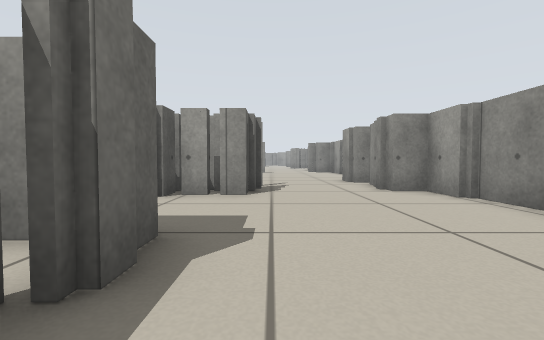
[1] (above)

24 first-person views from a walk through a Stage world. The camera is 0.4 m above the floor, tilts 2° down and sees 90° across. Floor lines are 1 m apart. The floor is counted in squares, 0.5 m on a side. Each view is taken from the middle of a square. On the plan, view 1 faces up. The plan holds only what a view shows up to about 10 squares ahead; the rest is blank. Robots are left out.

[2]
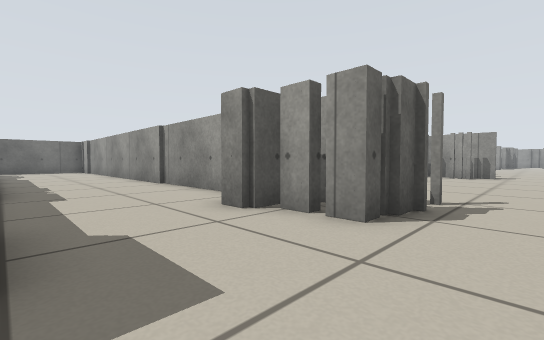

[3]
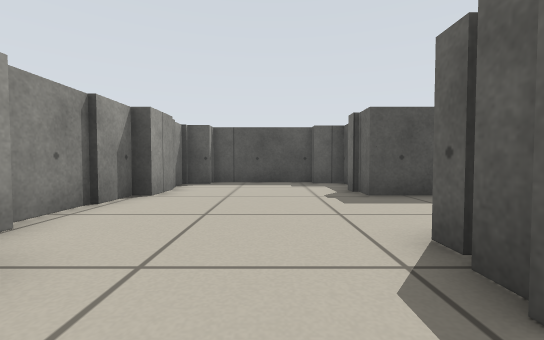

[4]
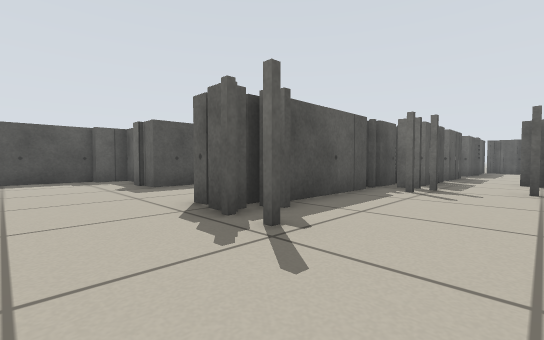

[5]
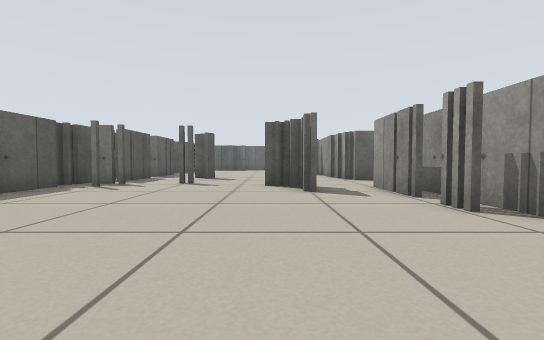

[6]
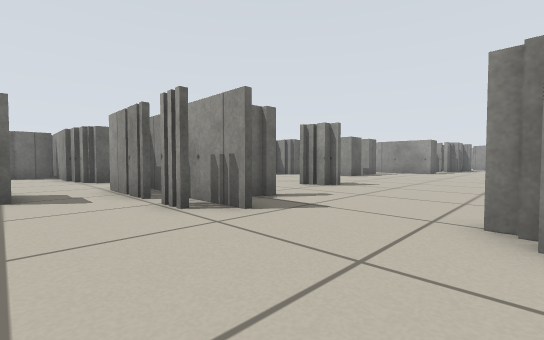

[7]
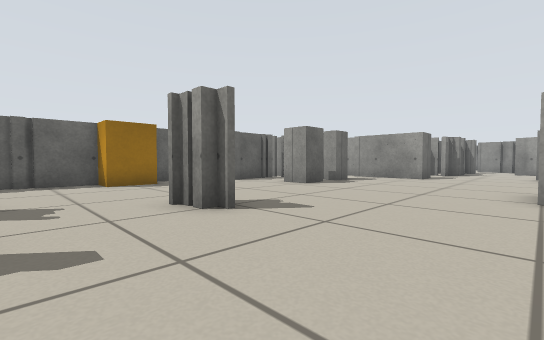

[8]
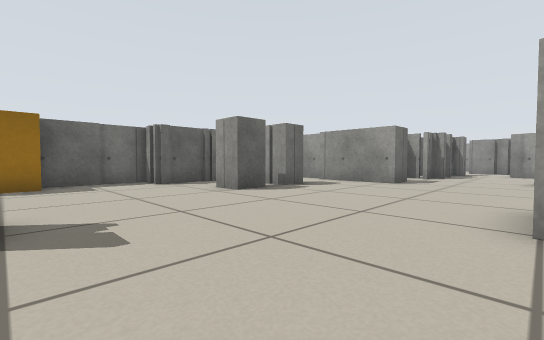

[9]
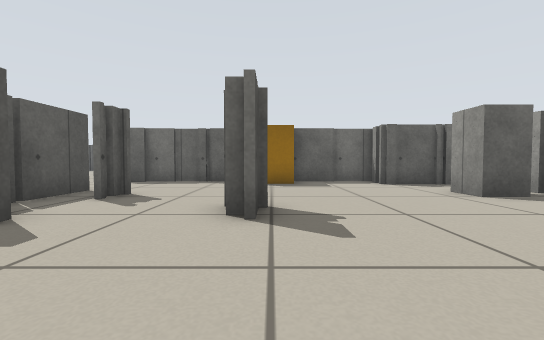

[10]
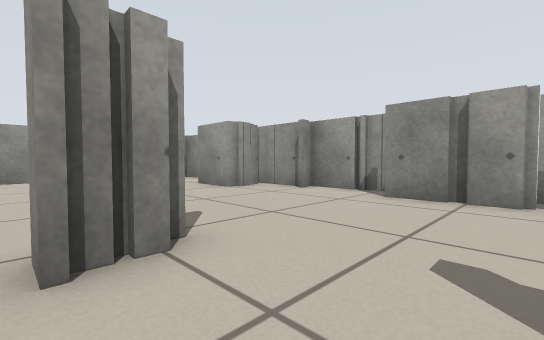

[11]
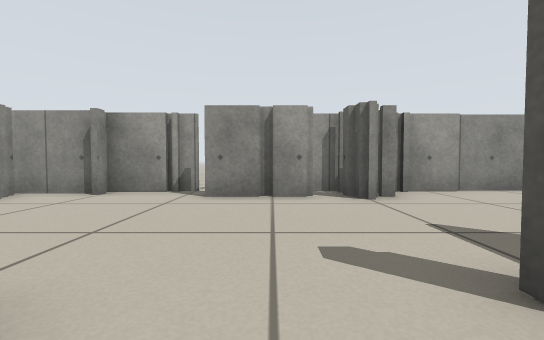

[12]
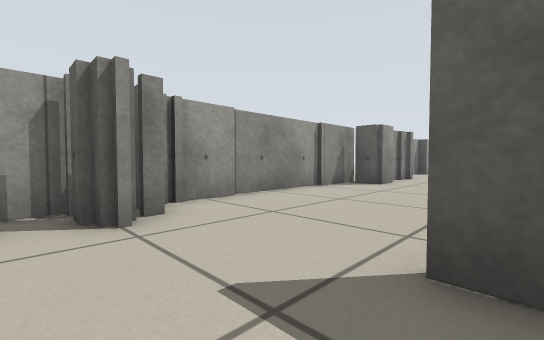

[13]
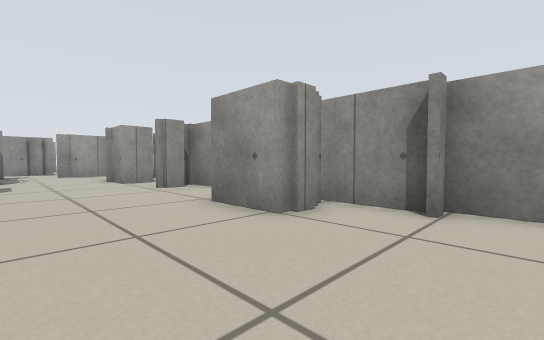

[14]
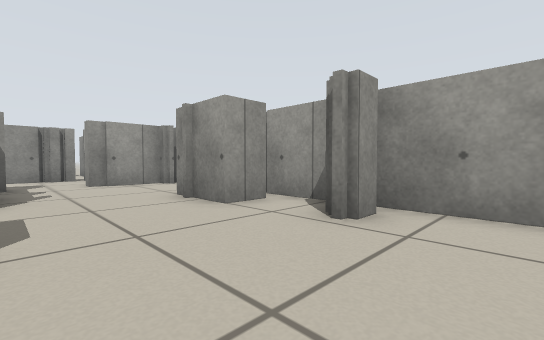

[15]
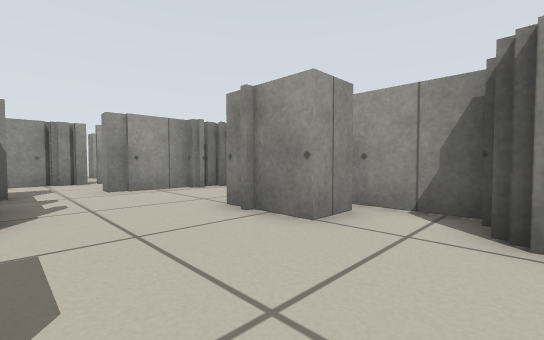

[16]
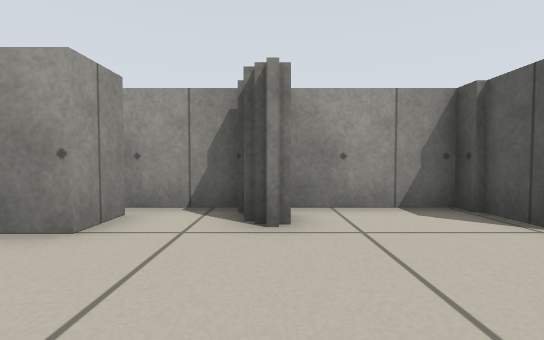

[17]
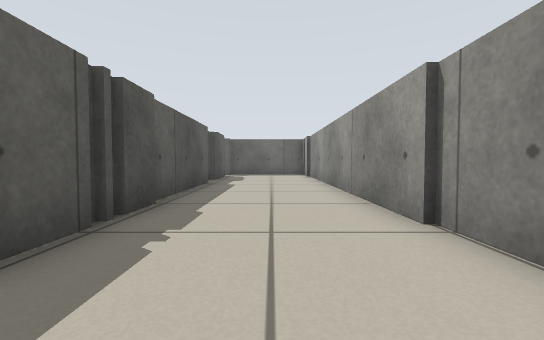

[18]
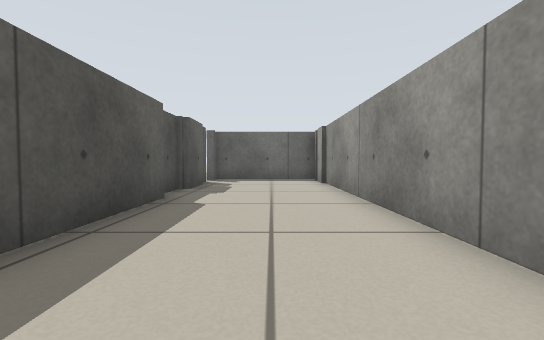

[19]
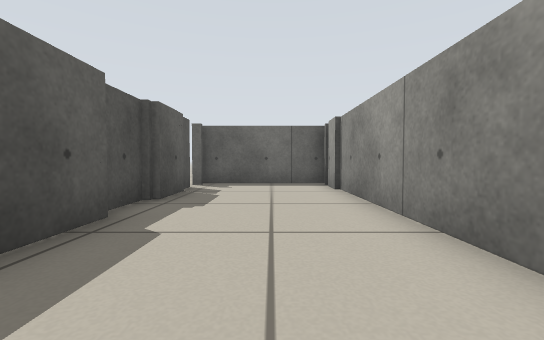

[20]
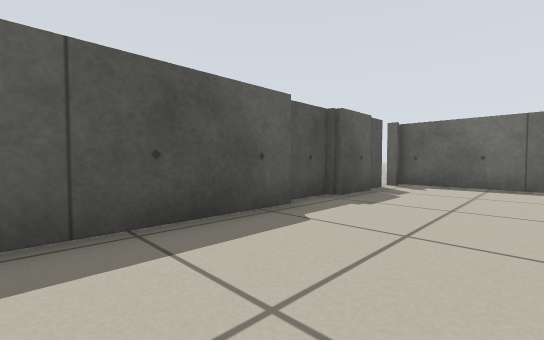

[21]
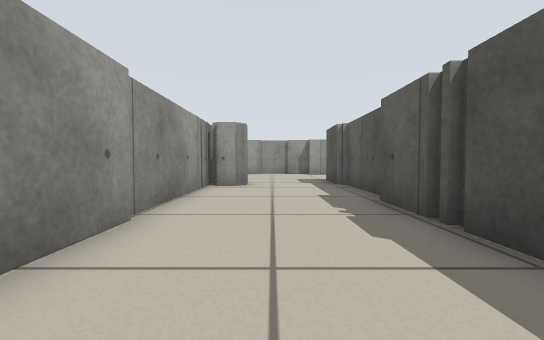

[22]
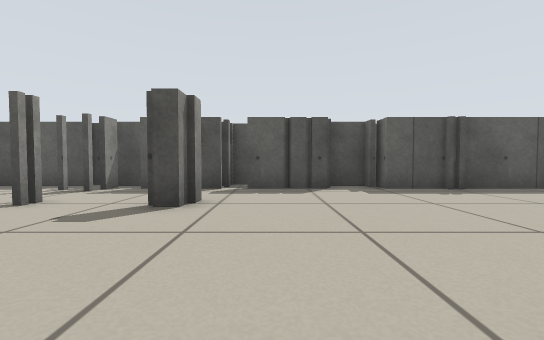

[23]
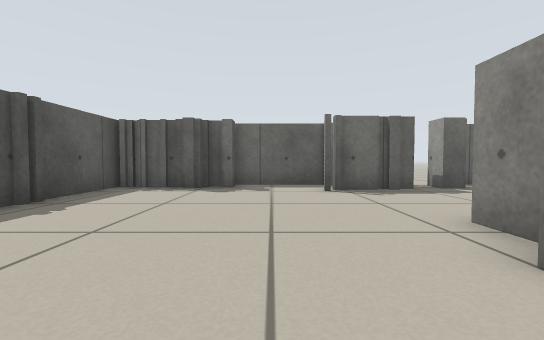

[24]
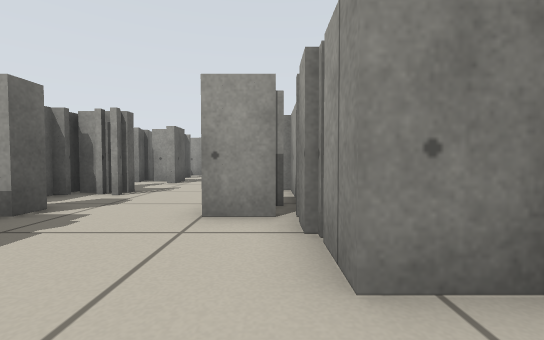

### Floor plan
Key: @ floor where view 1 was taken; # wall or solid block; x gap in a wall; . floor; B orange box.
Columns run from 21 left of view 1 to 4 right of it. Each row starts with its distance up from view 1.
 43                     ####
 42                     ...
 41                     ...
 40                     #.####
 39                      ...##
 38                      ....
 37                      ...
 36                     ...#
 35                     ...###
 34                    #...###
 33                   ##....##
 32                   ......##
 31                  #.......#
 30                 ##.......#
 29               x ##.....###
 28               #.##.....##
 27              ##........###
 26              #...........#
 25              #...........#
 24  ##.         #...........#
 23   ..          B...##.....#
 22   ...        #....##....##
 21  ##.. ##     #..........#
 20  ##.. .#     #..........##
 19  ##.. ##     #...x.##...##
 18  ##..##      #  #####...##
 17   #...##    ##..#####....#
 16   ##...## ...............#
 15  ###....#...... ##.......#
 14  #.............##........#
 13  #.......................#
 12  ##......................#
 11   #.........#...........##
 10   #.....................##
  9   #............#.....#..#
  8   ##############...##...#
  7 #####################...##
  6 # ................###....#
  5 # .......................#
  4 # .......................#
  3 #####.###############....#
  2  #  ###        ######....#
  1                    #.....#
  0                    # @..##
 -1                     #####

Positions as (right, up) in squares from view 1, and headings:
1: (0, 0), facing up
2: (1, 3), facing up-left
3: (1, 9), facing down
4: (2, 11), facing down-left
5: (3, 14), facing left
6: (3, 15), facing up-left
7: (2, 20), facing up-left
8: (2, 23), facing up-left
9: (2, 23), facing left
10: (-3, 20), facing up-right
11: (-3, 21), facing right
12: (-1, 20), facing down-right
13: (-1, 24), facing up-right
14: (-1, 30), facing up-right
15: (-1, 32), facing up-right
16: (-1, 32), facing right
17: (-5, 5), facing left
18: (-9, 5), facing left
19: (-11, 5), facing left
20: (-11, 6), facing down-left
21: (-12, 5), facing right
22: (-11, 16), facing down
23: (-11, 13), facing left
24: (-15, 14), facing up
